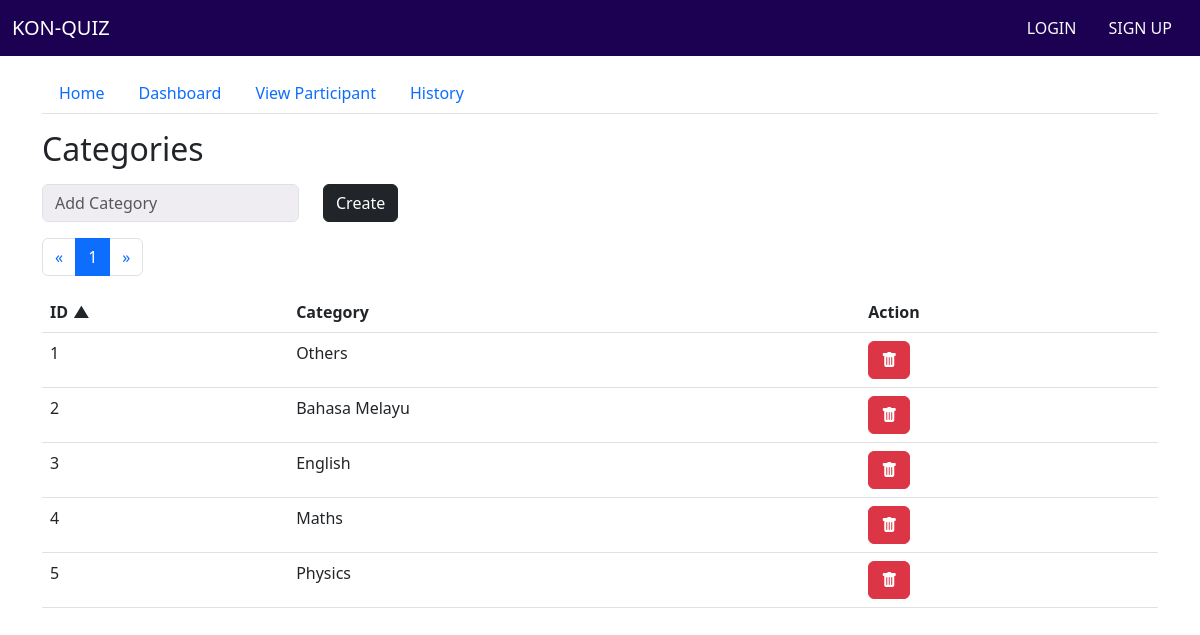
The app's page /admin/adminhome.php?category with its own data.
### tables this page shows
CREATE TABLE IF NOT EXISTS `category` (
  `ID` int NOT NULL AUTO_INCREMENT,
  `Category` text NOT NULL,
  PRIMARY KEY (`ID`)
);

### admin/adminhome.php (the view, shortened to what this page needs)
<?php
    include("../conn.php");
?>
<?php
    if(isset($_GET['category'])){
        $query ="SELECT * FROM category ORDER BY ID ASC";
    }else{
        $query ="SELECT * FROM quiz ORDER BY qz_ID ASC";
    }
    $records_per_page = 10;
    $page = isset($_GET['page']) ? (int)$_GET['page'] : 1;
    $offset = ($page - 1) * $records_per_page;
    $total_records = mysqli_num_rows(mysqli_query($con, $query));
    $total_pages = ceil($total_records / $records_per_page);
    $query .= " LIMIT $records_per_page OFFSET $offset";
    $result = mysqli_query($con, $query);
?>
<head>
</head>
<div class="container mt-2">
<?php include('../template/nav_tabs.php') ?>
<?php if (isset($_GET['category'])){ ?>
        <h2 class="my-3">Categories</h2>
            <form action="adminhome.php" method="POST">
                <div class="row">
                    <div class="col-auto">
                        <input type="text" class="form-control" id="category" name="category" placeholder="Add Category">
                    </div>
                    <div class="col">
                        <button class="btn btn-dark" type="submit" name="submitbtn" value="searchBtn">
                            Create
                        </button>
                    </div>
                </div>
            </form>
            <nav aria-label="Page navigation example">
                <ul class="pagination my-3">
                    <li class="page-item">
                        <a class="page-link" <?php if ($page > 1){ ?> onclick="navigateToPage(<?php echo $page - 1; ?>)" <?php } ?> aria-label="Previous">
                            <span aria-hidden="true">&laquo;</span>
                        </a>
                    </li>
                    <?php for ($i = 1; $i <= $total_pages; $i++): ?>
                    <li class="page-item <?php echo $page === $i ? 'active' : ''; ?>">
                        <a class="page-link" onclick="navigateToPage(<?php echo $i; ?>)"><?php echo $i; ?></a>
                    </li>
                    <?php endfor; ?>
                    <li class="page-item">
                        <a class="page-link" <?php if ($page < $total_pages){ ?> onclick="navigateToPage(<?php echo $page + 1; ?>)" <?php } ?> aria-label="Next">
                            <span aria-hidden="true">&raquo;</span>
                        </a>
                    </li>
                </ul>
            </nav>
            <div class="table-responsive">
                <table class="table table-hover">
                    <thead>
                        <tr>
                            <th class="asc" data-sort="ID">ID</th>
                            <th data-sort="Category">Category</th>
                            <th>Action</th>
                        </tr>
                    </thead>
                    <tbody>
                    <?php
                        while($cat = mysqli_fetch_array($result)){
                            ?>
                            <tr>
                                <td><?php echo $cat['ID'] ?></td>
                                <td><?php echo $cat['Category'] ?></td>
                                <td>
                                    <form action="adminhome.php" method="POST">
                                        <button class="btn btn-danger" name="deleteCat" value="<?php echo $cat['ID'] ?>" data-bs-toggle="tooltip" data-bs-placement="top" data-bs-title="Delete"><i class="bi bi-trash-fill"></i></button>
                                    </form>
                                </td>
                            </tr>
                            <?php
                        }
                    ?>
                    </tbody>
                </table>
            </div>
<?php } ?>
</div>

### template/navigation_guest.php (style rules this page uses)
body { padding-top: 8vh; }
.form-control, .form-select { background-color: rgb(239, 237, 242) !important; }

### admin/adminhome.php (style rules this page uses)
.asc::after { content: '\25B2'; margin-left: 5px; font-weight: bold; }
thead { cursor:pointer; }

### records on screen
category: ID "1", Category "Others"
category: ID "2", Category "Bahasa Melayu"
category: ID "3", Category "English"
category: ID "4", Category "Maths"
category: ID "5", Category "Physics"
